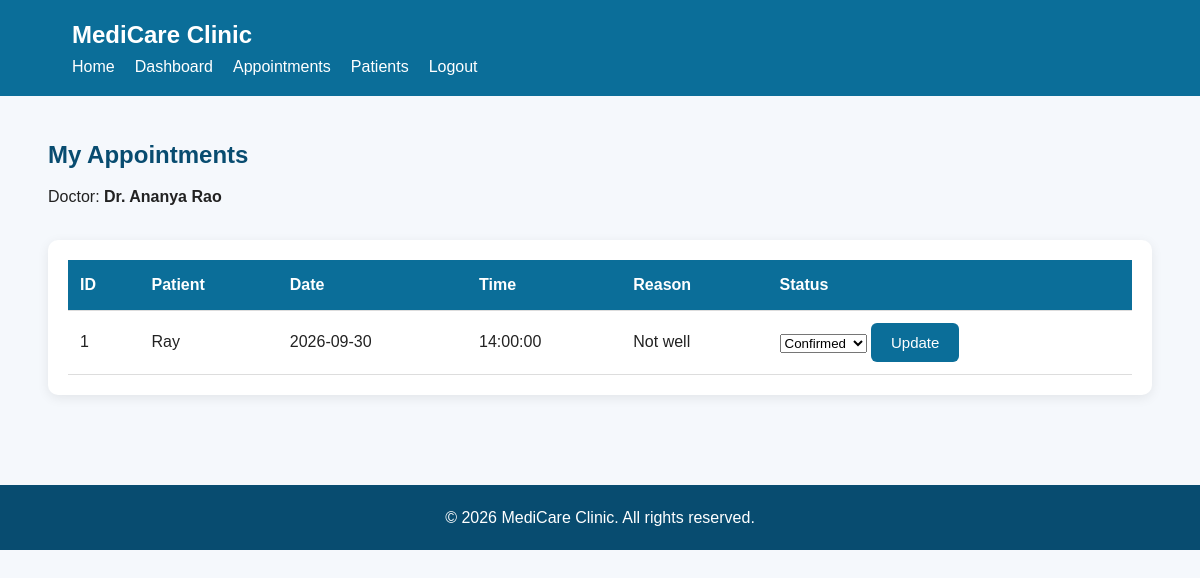
The page /doctor/appointments.php (signed in) on the database its author committed.
### tables this page shows
CREATE TABLE IF NOT EXISTS `doctors` (
  `id` int(11) NOT NULL AUTO_INCREMENT,
  `name` varchar(100) NOT NULL,
  `department` varchar(100) NOT NULL,
  `specialization` varchar(100) DEFAULT NULL,
  `phone` varchar(20) DEFAULT NULL,
  `email` varchar(100) DEFAULT NULL,
  PRIMARY KEY (`id`)
);

CREATE TABLE IF NOT EXISTS `appointments` (
  `id` int(11) NOT NULL AUTO_INCREMENT,
  `patient_id` int(11) DEFAULT NULL,
  `doctor_id` int(11) DEFAULT NULL,
  `appointment_date` date NOT NULL,
  `appointment_time` time NOT NULL,
  `reason` varchar(255) DEFAULT NULL,
  `status` varchar(30) DEFAULT 'Pending',
  `updated_by` varchar(100) DEFAULT NULL,
  `updated_at` datetime DEFAULT NULL,
  PRIMARY KEY (`id`),
  KEY `patient_id` (`patient_id`),
  KEY `doctor_id` (`doctor_id`)
);

CREATE TABLE IF NOT EXISTS `users` (
  `id` int(11) NOT NULL AUTO_INCREMENT,
  `name` varchar(100) NOT NULL,
  `email` varchar(100) NOT NULL,
  `password` varchar(255) NOT NULL,
  `role` enum('patient','doctor','admin') DEFAULT 'patient',
  PRIMARY KEY (`id`),
  UNIQUE KEY `email` (`email`)
);

### doctor/appointments.php (the view, shortened to what this page needs)
<?php
include "../config/database.php";
$user_id = $_SESSION["user_id"];
$stmt = $conn->prepare("
    SELECT doctors.id, doctors.name, doctors.department
    FROM doctors
    JOIN users ON doctors.email = users.email
    WHERE users.id = ?
");
$stmt->bind_param("i", $user_id);
$stmt->execute();
$doctor_result = $stmt->get_result();
$doctor = $doctor_result->fetch_assoc();
$doctor_id = $doctor["id"];
$stmt = $conn->prepare("
    SELECT
        appointments.id,
        users.name AS patient_name,
        appointments.appointment_date,
        appointments.appointment_time,
        appointments.reason,
        appointments.status
    FROM appointments
    JOIN patients
        ON appointments.patient_id = patients.id
    JOIN users
        ON patients.user_id = users.id
    WHERE appointments.doctor_id = ?
    ORDER BY appointments.appointment_date DESC
");
$stmt->bind_param("i", $doctor_id);
$stmt->execute();
$result = $stmt->get_result();
?>
<!DOCTYPE html>
<html lang="en">
<head>
    <link rel="stylesheet" href="../css/style.css">
</head>
<body>
<header>
    <div class="container">
        <h2>MediCare Clinic</h2>
        <nav>
            <a href="../index.php">Home</a>
            <a href="dashboard.php">Dashboard</a>
            <a href="appointments.php">Appointments</a>
            <a href="patients.php">Patients</a>
            <a href="../logout.php">Logout</a>
        </nav>
    </div>
</header>
<section class="dashboard">
    <div class="container">
        <h1>My Appointments</h1>
        <p>
            Doctor:
            <strong>
                <?php echo htmlspecialchars($doctor["name"]); ?>
            </strong>
        </p>
        <div class="table-container">
            <table>
                <thead>
                    <tr>
                        <th>ID</th>
                        <th>Patient</th>
                        <th>Date</th>
                        <th>Time</th>
                        <th>Reason</th>
                        <th>Status</th>
                    </tr>
                </thead>
                <tbody>
                <?php if ($result->num_rows > 0) { ?>
                    <?php while ($row = $result->fetch_assoc()) { ?>
                        <tr>
                            <td>
                                <?php echo $row["id"]; ?>
                            </td>
                            <td>
                                <?php
                                echo htmlspecialchars(
                                    $row["patient_name"]
                                );
                                ?>
                            </td>
                            <td>
                                <?php echo $row["appointment_date"]; ?>
                            </td>
                            <td>
                                <?php echo $row["appointment_time"]; ?>
                            </td>
                            <td>
                                <?php
                                echo htmlspecialchars(
                                    $row["reason"]
                                );
                                ?>
                            </td>
                            <td>
                                <form method="POST">
                                    <select name="status">
                                        <option
                                            value="Confirmed"
                                            <?php
                                            if (
                                                $row["status"]
                                                == "Confirmed"
                                            ) {
                                                echo "selected";
                                            }
                                            ?>
                                        >
                                            Confirmed
                                        </option>
                                    </select>
                                    <button
                                        type="submit"
                                        name="update_status"
                                        class="btn"
                                    >
                                        Update
                                    </button>
                                </form>
                            </td>
                        </tr>
                    <?php } ?>
                <?php } ?>
                </tbody>
            </table>
        </div>
    </div>
</section>
<footer>
    <p>
        &copy; 2026 MediCare Clinic. All rights reserved.
    </p>
</footer>
</body>
</html>

### css/style.css (style rules this page uses)
html, body { min-height: 100%; }
body { min-height: 100vh; display: flex; flex-direction: column; }
footer { margin-top: auto; }
* { margin: 0; padding: 0; box-sizing: border-box; }
body { font-family: Arial, sans-serif; background: #f5f8fc; color: #222; line-height: 1.6; }
header { background: #0b6e99; color: white; padding: 16px 6%; display: flex; justify-content: space-between; align-items: center; }
nav { display: flex; gap: 20px; flex-wrap: wrap; }
nav a { color: white; text-decoration: none; font-weight: 500; }
.btn { display: inline-block; background: #0b6e99; color: white; padding: 11px 20px; border: none; border-radius: 6px; text-decoration: none; cursor: pointer; font-size: 15px; }
.dashboard { width: 92%; max-width: 1200px; margin: 40px auto; }
.dashboard h1 { color: #084c70; margin-bottom: 10px; }
.table-container { width: 100%; overflow-x: auto; background: white; padding: 20px; margin-top: 30px; border-radius: 10px; box-shadow: 0 3px 12px rgba(0, 0, 0, 0.08); }
table { width: 100%; border-collapse: collapse; min-width: 700px; }
th, td { padding: 12px; border-bottom: 1px solid #ddd; text-align: left; }
th { background: #0b6e99; color: white; }
footer { background: #084c70; color: white; text-align: center; padding: 20px; margin-top: 50px; }

### rows shown on the page
doctors: name "Dr. Ananya Rao"
appointments: id "1", users.name "Ray", appointment_date "2026-09-30", appointment_time "14:00:00", reason "Not well", status "Confirmed"
